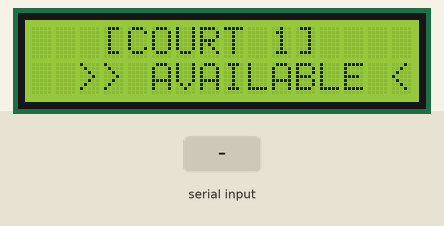
Simulated run of this sketch. Board: Arduino Uno, built with avr-gcc and run on an emulated ATmega328P. Shown: 16×2 character LCD. The inputs (shaded band) are chosen by the test bench. What the sketch prints to the serial monitor is not drawn.

Above: at 2.3 s.
2.4 s: "RESTART:\n" received over Serial
At 2.9 s:
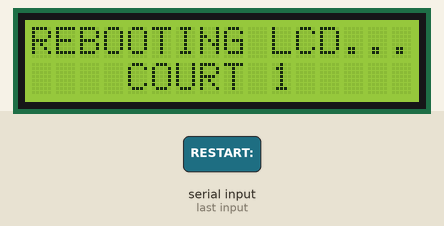
4.8 s: "SET_COURT:\n" received over Serial
At 5.2 s:
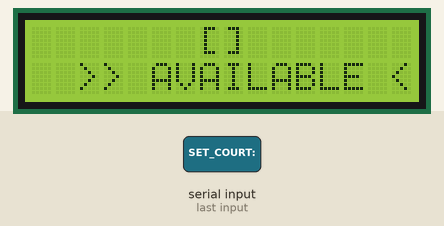
6.3 s: "AVAILABLE:\n" received over Serial
At 7.0 s:
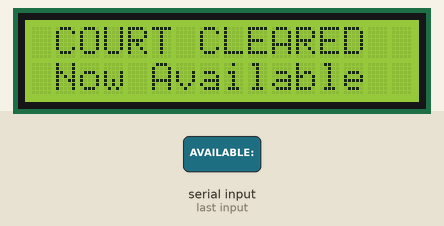
8.6 s: "CLEAR_CUSTOM:\n" received over Serial
At 9.1 s:
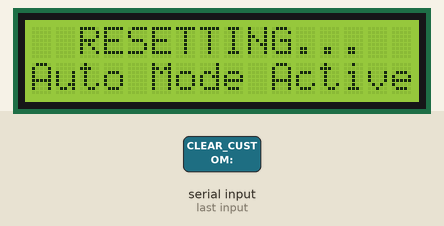
10.9 s: "CUSTOM:|45\n" received over Serial
At 12.2 s:
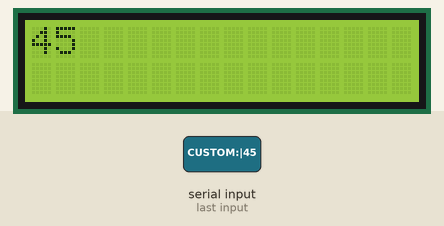
13.2 s: "RESTART:|45\n" received over Serial
At 13.7 s:
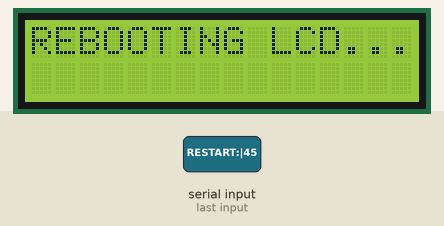
Timing chart, 0 to 16.2 s (numbered marks = the images above; inputs shaded):
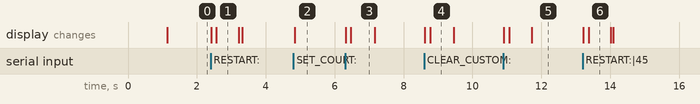

The sketch:

pickleball_court_lcd.ino
```cpp
// ============================================================
//  LPC Pickleball Court - LCD Display Controller
//  Hardware : Arduino Uno + I2C 16x2 LCD (address 0x27 / 0x3F)
//  Protocol : Serial 9600 baud  (from Python bridge on PC)
//
//  Supported commands (sent as a single newline-terminated line):
//    SET_COURT:<courtId>|<Display Name>
//        -> Assign which court this unit monitors.
//           e.g.  SET_COURT:court_1|COURT 1
//
//    CHECKIN:<courtId>|<PlayerName>|<remainingSeconds>[|<NextPlayer>]
//        -> Court just became occupied. Start countdown.
//           Optional 4th segment: name of next player shown on time-up.
//           e.g.  CHECKIN:court_1|Gabriel|3600|Ana
//
//    AVAILABLE:<courtId>
//        -> Court is now free.
//           e.g.  AVAILABLE:court_1
//
//    CUSTOM:<courtId>|<line1>|<line2>
//        -> Admin override: show any two lines on the LCD.
//           e.g.  CUSTOM:court_1|COURT CLOSED|Back at 5 PM
// ============================================================

#include <Wire.h>
#include <LiquidCrystal_I2C.h>

// LCD Setup (try 0x3F if 0x27 shows blank screen)
LiquidCrystal_I2C lcd(0x27, 16, 2);

// Admin-configurable: which court does this unit own?
String assignedCourtId  = "court_1";
String courtDisplayName = "COURT 1";

// Runtime state
bool   isOccupied       = false;
String playerName       = "";
String nextPlayerName   = "";   // Shown when timer reaches zero
long   remainingSeconds = 0;
unsigned long lastTickMs = 0;

// Admin custom message override
bool   customOverride   = false;
String customLine1      = "";
String customLine2      = "";

// Custom clock icon (char index 0)
byte clockIcon[8] = {
  0b01110,
  0b10101,
  0b10111,
  0b10001,
  0b10001,
  0b01110,
  0b00000,
  0b00000
};

// ─────────────────────────────────────────────────────────────
void setup() {
  Serial.begin(9600);
  Serial.println("ARDUINO_BOOTING");

  Wire.begin();
  #if defined(WIRE_HAS_TIMEOUT)
  Wire.setWireTimeout(250000, true);
  #endif

  lcd.init();
  lcd.backlight();
  lcd.createChar(0, clockIcon);

  showBootScreen();
  delay(1000);
  showAvailableScreen();

  Serial.println("ARDUINO_READY:" + assignedCourtId);
}

// ─────────────────────────────────────────────────────────────
void loop() {
  // 1. Read incoming serial command
  if (Serial.available() > 0) {
    String line = Serial.readStringUntil('\n');
    line.trim();
    if (line.length() > 0) {
      processCommand(line);
    }
  }

  // 2. Skip auto-update while admin custom override is active
  if (customOverride) return;

  // 3. Tick countdown every second while occupied
  if (isOccupied && remainingSeconds > 0) {
    if (millis() - lastTickMs >= 1000UL) {
      lastTickMs = millis();
      remainingSeconds--;
      renderTimerRow();
      if (remainingSeconds <= 0) {
        showTimeUpScreen();
      }
    }
  }
}

bool isCourtMatch(String courtId) {
  return true; // Always accept commands sent directly over USB cable to this Arduino
}

// ─────────────────────────────────────────────────────────────
//  Command parser
// ─────────────────────────────────────────────────────────────
void processCommand(String cmd) {

  // SET_COURT:<id>|<name>
  if (cmd.startsWith("SET_COURT:")) {
    String body = cmd.substring(10);
    int sep = body.indexOf('|');
    if (sep != -1) {
      assignedCourtId  = body.substring(0, sep);
      courtDisplayName = body.substring(sep + 1);
    } else {
      assignedCourtId  = body;
      courtDisplayName = body;
    }
    isOccupied       = false;
    remainingSeconds = 0;
    customOverride   = false;
    showAvailableScreen();
    Serial.println("ACK_SET_COURT:" + assignedCourtId);
    return;
  }

  // CHECKIN:<courtId>|<player>|<seconds>[|<nextPlayer>]
  if (cmd.startsWith("CHECKIN:")) {
    String body = cmd.substring(8);
    int p1 = body.indexOf('|');
    int p2 = body.indexOf('|', p1 + 1);
    if (p1 == -1 || p2 == -1) return;

    String courtId = body.substring(0, p1);
    if (!isCourtMatch(courtId)) return;

    playerName       = body.substring(p1 + 1, p2);
    remainingSeconds = body.substring(p2 + 1).toInt();

    // Optional 4th segment: next player
    int p3 = body.indexOf('|', p2 + 1);
    if (p3 != -1) {
      nextPlayerName = body.substring(p3 + 1);
      nextPlayerName.trim();
    } else {
      nextPlayerName = "";
    }

    isOccupied     = true;
    customOverride = false;
    lastTickMs     = millis();

    triggerRestartEffect("PLAYER CHECK-IN", playerName);
    if (remainingSeconds <= 0) {
      showTimeUpScreen();
    } else {
      renderCheckinScreen();
    }
    Serial.println("ACK_CHECKIN:" + courtId);
    return;
  }

  // AVAILABLE:<courtId>
  if (cmd.startsWith("AVAILABLE:")) {
    String courtId = cmd.substring(10);
    if (!isCourtMatch(courtId)) return;

    isOccupied       = false;
    remainingSeconds = 0;
    playerName       = "";
    nextPlayerName   = "";
    customOverride   = false;
    triggerRestartEffect("COURT CLEARED", "Now Available");
    showAvailableScreen();
    Serial.println("ACK_AVAILABLE:" + courtId);
    return;
  }

  // CUSTOM:<courtId>|<line1>|<line2>
  if (cmd.startsWith("CUSTOM:")) {
    String body = cmd.substring(7);
    int p1 = body.indexOf('|');
    int p2 = body.indexOf('|', p1 + 1);
    if (p1 == -1) return;

    String courtId = body.substring(0, p1);
    if (!isCourtMatch(courtId)) return;

    customLine1 = (p2 != -1) ? body.substring(p1 + 1, p2) : body.substring(p1 + 1);
    customLine2 = (p2 != -1) ? body.substring(p2 + 1) : "";
    customOverride = true;

    triggerRestartEffect("UPDATING DISPLAY", "Applying edits..");
    showCustomScreen();
    Serial.println("ACK_CUSTOM:" + courtId);
    return;
  }

  // RESTART:<courtId>  — restart LCD animation and refresh
  if (cmd.startsWith("RESTART:")) {
    String courtId = cmd.substring(8);
    if (!isCourtMatch(courtId)) return;

    triggerRestartEffect("REBOOTING LCD...", courtDisplayName);
    lcd.init();
    lcd.backlight();
    if (customOverride) {
      showCustomScreen();
    } else if (isOccupied && remainingSeconds > 0) {
      renderCheckinScreen();
    } else {
      showAvailableScreen();
    }
    Serial.println("ACK_RESTART:" + courtId);
    return;
  }

  // CLEAR_CUSTOM:<courtId>  — revert to auto mode
  if (cmd.startsWith("CLEAR_CUSTOM:")) {
    String courtId = cmd.substring(13);
    if (courtId != assignedCourtId) return;

    customOverride = false;
    triggerRestartEffect("RESETTING...", "Auto Mode Active");
    if (isOccupied && remainingSeconds > 0) {
      renderCheckinScreen();
    } else {
      showAvailableScreen();
    }
    Serial.println("ACK_CLEAR_CUSTOM:" + courtId);
    return;
  }
}

// ─────────────────────────────────────────────────────────────
//  LCD Screen helpers
// ─────────────────────────────────────────────────────────────
void triggerRestartEffect(String title, String subtitle) {
  lcd.clear();
  lcd.noBacklight();
  delay(120);
  lcd.backlight();
  lcd.setCursor(0, 0);
  lcd.print(padCenter(title, 16));
  lcd.setCursor(0, 1);
  lcd.print(padCenter(subtitle, 16));
  delay(650);
  lcd.clear();
}

void showBootScreen() {
  lcd.clear();
  lcd.setCursor(0, 0);
  lcd.print("  LPC Pickleball");
  lcd.setCursor(0, 1);
  lcd.print("  Initializing..");
}

void showAvailableScreen() {
  lcd.clear();
  lcd.setCursor(0, 0);
  String header = "[" + courtDisplayName + "]";
  header = padCenter(header, 16);
  lcd.print(header);
  lcd.setCursor(0, 1);
  lcd.print("  >> AVAILABLE <<");
}

void renderCheckinScreen() {
  lcd.clear();
  lcd.setCursor(0, 0);
  String prefix   = courtDisplayName.substring(0, min((unsigned int)2, courtDisplayName.length())) + ":";
  String row0     = prefix + playerName;
  if (row0.length() > 16) row0 = row0.substring(0, 16);
  lcd.print(row0);
  renderTimerRow();
}

void renderTimerRow() {
  lcd.setCursor(0, 1);
  lcd.write(byte(0));  // clock icon

  long h = remainingSeconds / 3600;
  long m = (remainingSeconds % 3600) / 60;
  long s = remainingSeconds % 60;

  char buf[16];
  if (h > 0) {
    sprintf(buf, " %02ld:%02ld:%02ld left", h, m, s);
  } else {
    sprintf(buf, " %02ld:%02ld left   ", m, s);
  }
  lcd.print(buf);
}

void showTimeUpScreen() {
  isOccupied = false;
  lcd.clear();
  lcd.setCursor(0, 0);
  String header = "[" + courtDisplayName + "]";
  header = padCenter(header, 16);
  lcd.print(header);
  lcd.setCursor(0, 1);
  if (nextPlayerName.length() > 0) {
    // Show next player instead of generic message
    String nextRow = "Next:" + nextPlayerName;
    if (nextRow.length() > 16) nextRow = nextRow.substring(0, 16);
    nextRow = padCenter(nextRow, 16);
    lcd.print(nextRow);
  } else {
    lcd.print(" TIME UP! VACATE");
  }
}

void showCustomScreen() {
  lcd.clear();
  lcd.setCursor(0, 0);
  String row0 = customLine1;
  if (row0.length() > 16) row0 = row0.substring(0, 16);
  lcd.print(row0);
  lcd.setCursor(0, 1);
  String row1 = customLine2;
  if (row1.length() > 16) row1 = row1.substring(0, 16);
  lcd.print(row1);
}

String padCenter(String s, int targetLen) {
  if ((int)s.length() >= targetLen) return s.substring(0, targetLen);
  int totalPad = targetLen - s.length();
  int leftPad  = totalPad / 2;
  int rightPad = totalPad - leftPad;
  String result = "";
  for (int i = 0; i < leftPad;  i++) result += " ";
  result += s;
  for (int i = 0; i < rightPad; i++) result += " ";
  return result;
}
```

Measured:
- after the input at 2.4 s, the display: first changes at once (image 1 shows a later state)
- after the input at 4.8 s, the display: changes after 0.05 s (image 2)
- after the input at 6.3 s, the display: first changes at once (image 3 shows a later state)
- after the input at 8.6 s, the display: first changes at once (image 4 shows a later state)
- after the input at 10.9 s, the display: first changes at once (image 5 shows a later state)
- after the input at 13.2 s, the display: first changes at once (image 6 shows a later state)
- what the display in image 1 shows lasts 0.6 s, from 2.6 s to 3.2 s
